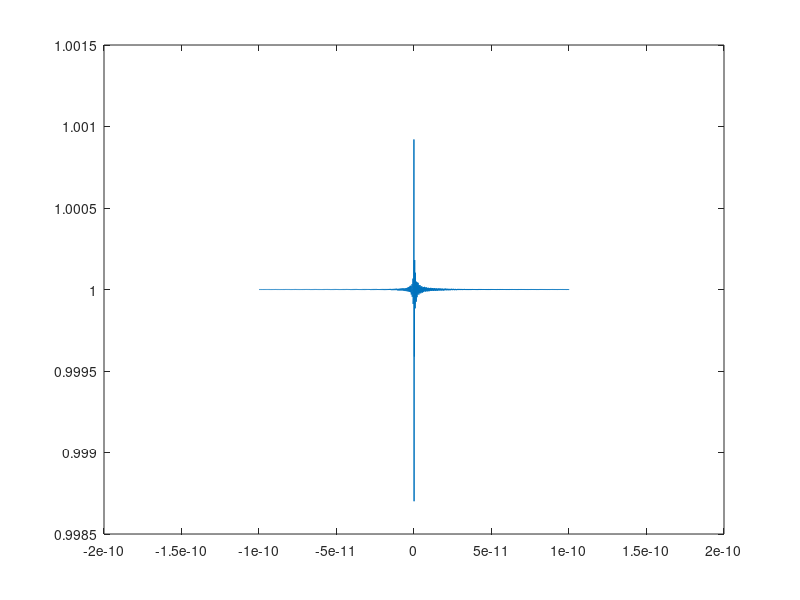
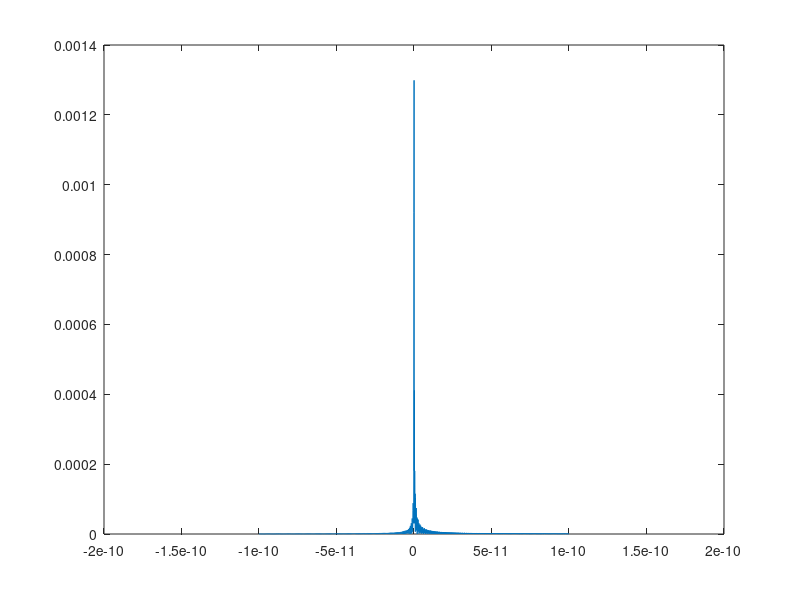

The MATLAB source for these figures, in order:
clear all;
clc;

f = @(x) (((1+x) - 1) ./ x);

I = linspace(-1e-10, 1e-10, 2000);
vals = f(I);

figure(1)
plot(I, vals);

figure(2)
plot(I, abs(1 - vals));
